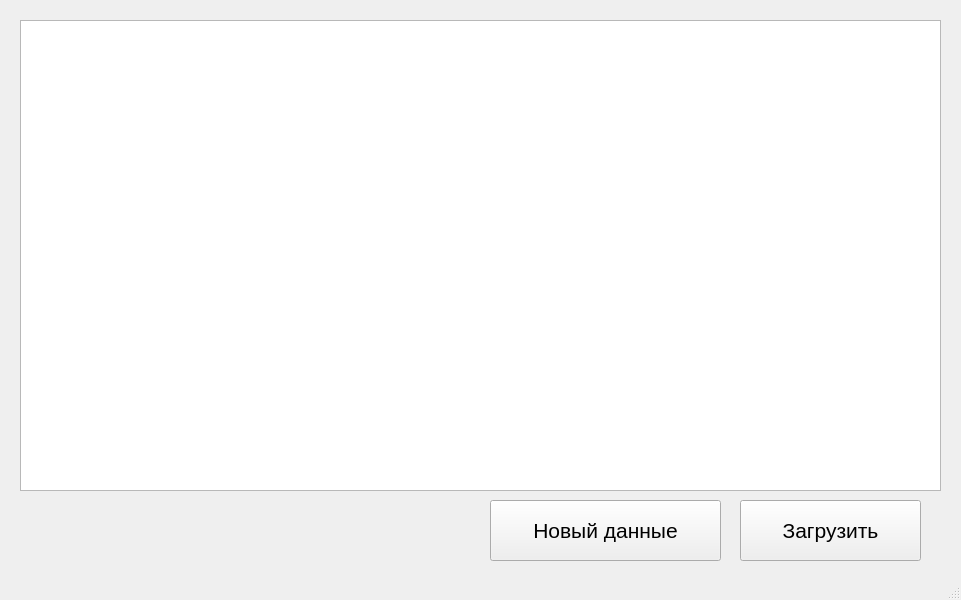
<?xml version="1.0" encoding="UTF-8"?>
<ui version="4.0">
 <class>MainWindow</class>
 <widget class="QMainWindow" name="MainWindow">
  <property name="geometry">
   <rect>
    <x>0</x>
    <y>0</y>
    <width>961</width>
    <height>600</height>
   </rect>
  </property>
  <property name="windowTitle">
   <string>MainWindow</string>
  </property>
  <widget class="QWidget" name="centralwidget">
   <widget class="QTableWidget" name="tableWidget">
    <property name="geometry">
     <rect>
      <x>20</x>
      <y>20</y>
      <width>921</width>
      <height>471</height>
     </rect>
    </property>
    <property name="columnCount">
     <number>0</number>
    </property>
   </widget>
   <widget class="QPushButton" name="pushButton">
    <property name="geometry">
     <rect>
      <x>740</x>
      <y>500</y>
      <width>181</width>
      <height>61</height>
     </rect>
    </property>
    <property name="font">
     <font>
      <pointsize>16</pointsize>
     </font>
    </property>
    <property name="text">
     <string>Загрузить</string>
    </property>
   </widget>
   <widget class="QPushButton" name="pushButton_2">
    <property name="geometry">
     <rect>
      <x>490</x>
      <y>500</y>
      <width>231</width>
      <height>61</height>
     </rect>
    </property>
    <property name="font">
     <font>
      <pointsize>16</pointsize>
     </font>
    </property>
    <property name="text">
     <string>Новый данные</string>
    </property>
   </widget>
  </widget>
  <widget class="QMenuBar" name="menubar">
   <property name="geometry">
    <rect>
     <x>0</x>
     <y>0</y>
     <width>961</width>
     <height>22</height>
    </rect>
   </property>
  </widget>
  <widget class="QStatusBar" name="statusbar"/>
 </widget>
 <resources/>
 <connections/>
</ui>
